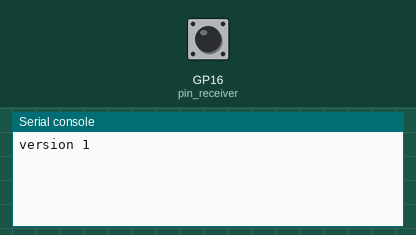
The program below on a simulated Raspberry Pi Pico running MicroPython. Shown: the last lines printed to the serial console. The test bench sets the inputs (shaded band); at power-on: GP16 (pin_receiver) HIGH.

Above: at 1.2 s.
1.3 s: GP16 (pin_receiver) pulled LOW for 0.15 s
At 2.1 s:
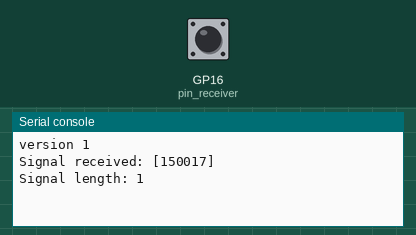
2.9 s: GP16 (pin_receiver) pulled LOW for 1 s
At 4.6 s:
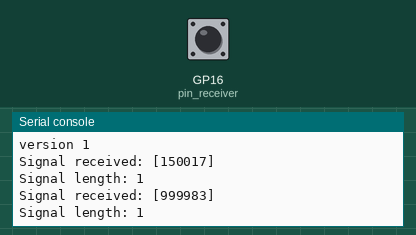
5.4 s: GP16 (pin_receiver) pulled LOW for 0.15 s
At 6.5 s:
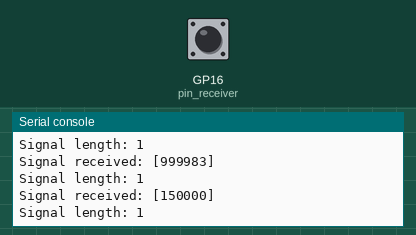

The program:

read2.py
```python
from machine import Pin
import time

# 赤外線受信機のピンを指定
pin_receiver = Pin(16, Pin.IN, Pin.PULL_UP)

HIGH = 1
LOW = 0

# PWM
def is_receiving():
    return not pin_receiver.value()


# 信号を受信する関数
"""
timeout: タイムアウト時間(us)
"""
def receive_signal(timeout=20000):
    signal_data = []

    # 信号の開始を待つ
    while not is_receiving():
        pass

    #
    current_value = True
    start_time = time.ticks_us()

    while True:
        if current_value == HIGH:
            while is_receiving():
                pass
            t = time.ticks_us()
            signal_data.append(time.ticks_diff(t, start_time))
            current_value = False
            start_time = t

        else:
            while not is_receiving():
                if time.ticks_diff(time.ticks_us(), start_time) > timeout:
                    return signal_data
                pass
            t = time.ticks_us()
            signal_data.append(-time.ticks_diff(t, start_time))
            current_value = True
            start_time = t


# メインプログラム
print("version 1")
while True:
    # print("Waiting for IR signal...")
    signal = receive_signal()
    if signal:
        print("Signal received:", signal)
        print("Signal length:", len(signal))
```

Measured:
- after the input at 1.3 s, the serial console: prints a new line after 0.17 s (image 1)
- after the input at 2.9 s, the serial console: prints a new line after 1.0 s (image 2)
- after the input at 5.4 s, the serial console: prints a new line after 0.17 s (image 3)
